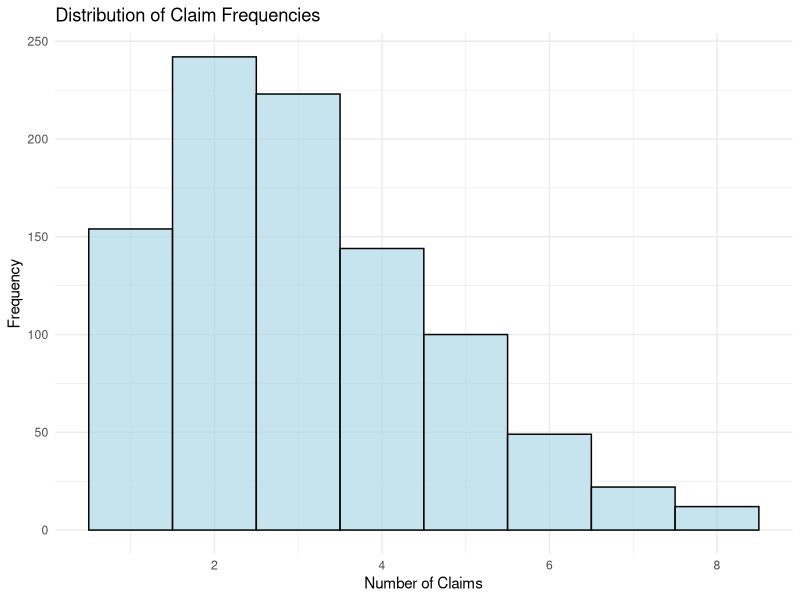
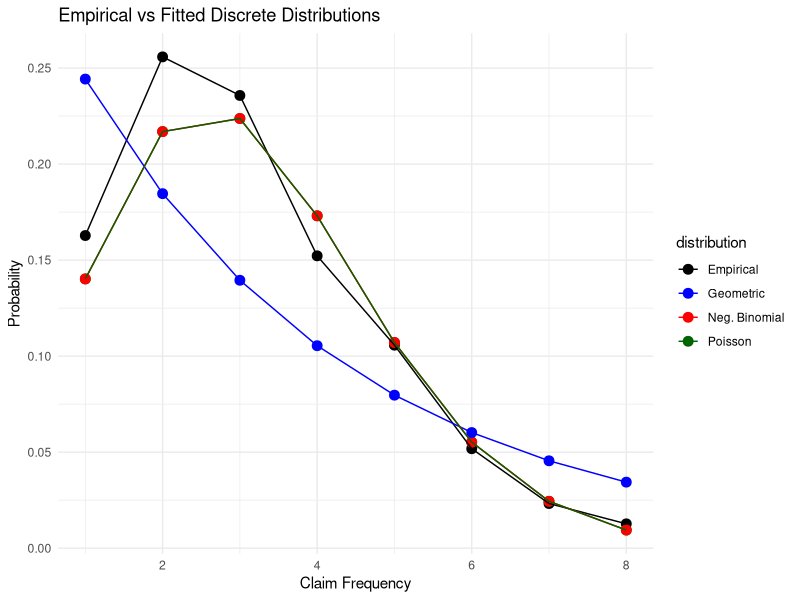
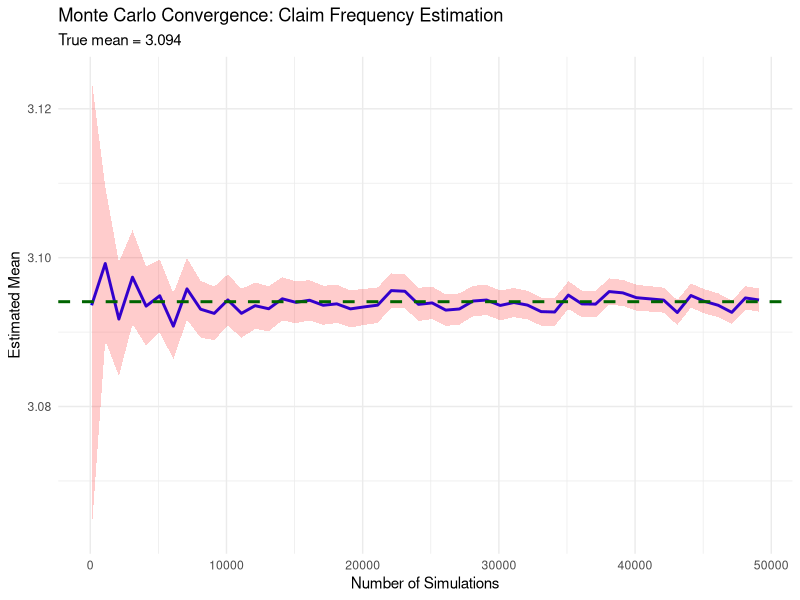

Write the R code that produced these figures, in order. (Note: this script raises an error after producing the figures.)
## ---- chunk 1
knitr::opts_chunk$set(echo = TRUE, warning = FALSE, message = FALSE, fig.width = 10, fig.height = 6)
library(fitdistrplus)
library(ggplot2)
library(knitr)
library(dplyr)
## ---- chunk 2
# Load and examine the dataset
data <- read.csv("DATA_SET_4.csv", sep = ";")
cat("Original dataset dimensions:", dim(data), "\n")
head(data) %>% kable(caption = "Sample of Raw Data")
## ---- chunk 3
# Data cleaning pipeline
data$X <- NULL  # Remove unnecessary column

# Remove policies with zero claims (no claims experience)
data <- data[data$CLM_FREQ != 0, ]

# Clean premium column
data$PREMIUM <- as.numeric(gsub(" ", "", data$PREMIUM))

# Clean claim amount columns
for (i in 1:8) {
  col_name <- paste0("CLM_AMT_", i)
  data[[col_name]] <- gsub(" ", "", data[[col_name]])
  data[[col_name]][data[[col_name]] %in% c("-", "")] <- "0"
  data[[col_name]] <- as.integer(data[[col_name]])
  data <- data[data[[col_name]] >= 0, ]
}

# Calculate total claim amounts
data$TOTAL_CLM_AMT <- rowSums(data[, paste0("CLM_AMT_", 1:8)], na.rm = TRUE)

cat("Cleaned dataset dimensions:", dim(data), "\n")
summary(data[, c("CLM_FREQ", "PREMIUM", "TOTAL_CLM_AMT")]) %>% kable(caption = "Summary Statistics")
## ---- chunk 4
# Visualize claim frequency distribution
ggplot(data, aes(x = CLM_FREQ)) +
  geom_histogram(binwidth = 1, fill = "lightblue", color = "black", alpha = 0.7) +
  labs(title = "Distribution of Claim Frequencies",
       x = "Number of Claims", y = "Frequency") +
  theme_minimal()
## ---- chunk 5
# Fit discrete distributions to claim frequency
fit_poisson <- fitdist(data$CLM_FREQ, "pois", method = "mle")
fit_nbinom <- fitdist(data$CLM_FREQ, "nbinom", method = "mle")
fit_geom <- fitdist(data$CLM_FREQ, "geom", method = "mle")

# Compare model fits
fit_list <- list(Poisson = fit_poisson, 
                 NegBinomial = fit_nbinom,
                 Geometric = fit_geom)

gof <- gofstat(fit_list)

# Create comparison table
comparison_table <- data.frame(
  AIC = round(gof$aic, 2),
  Chi_Squared = round(gof$chisq, 2)
) %>% arrange(AIC)

kable(comparison_table, caption = "Model Comparison for Claim Frequency")
## ---- chunk 6
# Visualize fitted vs empirical distributions
obs_counts <- table(data$CLM_FREQ)
obs_probs <- obs_counts / sum(obs_counts)
x_vals <- as.integer(names(obs_counts))

# Calculate fitted probabilities
pois_probs <- dpois(x_vals, lambda = fit_poisson$estimate)
nbinom_probs <- dnbinom(x_vals, size = fit_nbinom$estimate["size"],
                        mu = fit_nbinom$estimate["mu"])
geom_probs <- dgeom(x_vals - 1, prob = fit_geom$estimate)

# Create visualization
plot_data <- data.frame(
  x = rep(x_vals, 4),
  probability = c(obs_probs, pois_probs, nbinom_probs, geom_probs),
  distribution = rep(c("Empirical", "Poisson", "Neg. Binomial", "Geometric"), 
                     each = length(x_vals))
)

ggplot(plot_data, aes(x = x, y = probability, color = distribution)) +
  geom_point(size = 3) + geom_line() +
  labs(title = "Empirical vs Fitted Discrete Distributions",
       x = "Claim Frequency", y = "Probability") +
  theme_minimal() +
  scale_color_manual(values = c("black", "blue", "red", "darkgreen"))
## ---- chunk 7
set.seed(2025)

# Standard Monte Carlo estimation
observed_mean <- mean(data$CLM_FREQ)

plot_monte_carlo <- function(max_simulations = 50000, step = 1000, sample_size = 100) {
  results <- data.frame(Simulation = integer(), Estimator = numeric(), 
                        Lower_CI = numeric(), Upper_CI = numeric())
  
  for (num_sims in seq(100, max_simulations, by = step)) {
    sims <- replicate(num_sims, mean(rpois(sample_size, lambda = observed_mean)))
    
    mean_est <- mean(sims)
    sd_est <- sd(sims)
    alpha <- 0.05
    z_value <- qnorm(1 - alpha/2)
    lower_ci <- mean_est - z_value * (sd_est / sqrt(num_sims))
    upper_ci <- mean_est + z_value * (sd_est / sqrt(num_sims))
    
    results <- rbind(results, data.frame(
      Simulation = num_sims, Estimator = mean_est,
      Lower_CI = lower_ci, Upper_CI = upper_ci
    ))
  }
  
  return(list(results = results, final_variance = var(sims), final_estimate = mean(sims)))
}

mc_standard <- plot_monte_carlo()

# Visualization
ggplot(mc_standard$results, aes(x = Simulation)) +
  geom_line(aes(y = Estimator), color = "blue", size = 1) +
  geom_ribbon(aes(ymin = Lower_CI, ymax = Upper_CI), alpha = 0.2, fill = "red") +
  geom_hline(yintercept = observed_mean, linetype = "dashed", 
             color = "darkgreen", size = 1) +
  labs(title = "Monte Carlo Convergence: Claim Frequency Estimation",
       subtitle = paste("True mean =", round(observed_mean, 3)),
       x = "Number of Simulations", y = "Estimated Mean") +
  theme_minimal()
## ---- chunk 8
set.seed(2025)
# Antithetic variates for variance reduction

sample_size <- 100
num_simulations <- 50000
anthitetic_sim <- replicate(num_simulations, {
      u <- runif(sample_size)
      x1 <- qpois(u, lambda = observed_mean)
      x2 <- qpois(1 - u, lambda = observed_mean)
      mean(c(x1, x2))
    })

mc_antithetic_results <- mc_antithetic()

# Compare variance reduction effectiveness
variance_comparison <- data.frame(
  Method = c("Standard MC", "Antithetic Variates"),
  Estimate = c(mc_standard$final_estimate, mean(anthitetic_sim)),
  Variance = c(mc_standard$final_variance, var(anthitetic_sim))
)

kable(variance_comparison, digits = 6, 
      caption = "Variance Reduction Comparison")
## ---- chunk 9
# Extract individual claim amounts (severity data)
selected_columns <- data[, paste0("CLM_AMT_", 1:8)]
severity_matrix <- as.matrix(selected_columns)
severity_vector <- as.vector(severity_matrix)
severity_vector <- severity_vector[severity_vector > 0]

# Visualize severity distribution
ggplot(data.frame(severity = severity_vector), aes(x = severity)) +
  geom_histogram(bins = 50, fill = "lightcoral", alpha = 0.7) +
  labs(title = "Distribution of Claim Severities",
       x = "Claim Amount", y = "Frequency") +
  theme_minimal()
## ---- chunk 10
# Fit continuous distributions to claim severity
fit_exp <- fitdist(severity_vector, "exp", method = "mle")
fit_gamma <- fitdist(severity_vector, "gamma", method = "mle")
fit_lnorm <- fitdist(severity_vector, "lnorm", method = "mle")
fit_norm <- fitdist(severity_vector, "norm", method = "mle")

# Density comparison plot
denscomp(
  list(fit_exp, fit_gamma, fit_lnorm, fit_norm),
  legendtext = c("Exponential", "Gamma", "Lognormal", "Normal"),
  main = "Density Comparison: Claim Severity Models",
  fitlwd = 2
)
## ---- chunk 11
# Goodness-of-fit comparison
gof_severity <- gofstat(
  list(fit_exp, fit_gamma, fit_lnorm, fit_norm),
  fitnames = c("Exponential", "Gamma", "Lognormal", "Normal")
)

severity_results <- data.frame(

  AIC = c(fit_exp$aic, fit_gamma$aic, fit_lnorm$aic, fit_norm$aic),
  KS_Statistic = gof_severity$ks
) %>% arrange(KS_Statistic)

kable(severity_results, digits = 2, 
      caption = "Model Comparison for Claim Severity")
## ---- chunk 12
# Stratified sampling for variance reduction
set.seed(2025)
mean_norm <- fit_norm$estimate["mean"]
sd_norm <- fit_norm$estimate["sd"]

sample_size <- 100
num_simulations <- 10000

# Standard Monte Carlo
sims_standard <- replicate(num_simulations, {
  x <- rnorm(sample_size, mean = mean_norm, sd = sd_norm)
  mean(x)
})

# Stratified sampling
sims_stratified <- replicate(num_simulations, {
  u <- (1:sample_size - runif(sample_size)) / sample_size
  x <- qnorm(u, mean = mean_norm, sd = sd_norm)
  mean(x)
})

# Compare results
severity_mc_results <- data.frame(
  Method = c("Standard MC", "Stratified Sampling"),
  Estimate = c(mean(sims_standard), mean(sims_stratified)),
  Variance = c(var(sims_standard), var(sims_stratified))
)


kable(severity_mc_results, digits = 6, 
      caption = "Severity Estimation: Variance Reduction Results")
## ---- chunk 13
# Compound Poisson model: S = X₁ + X₂ + ... + Xₙ where N ~ Poisson(λ)
set.seed(2025)
n_simulations <- 10000
risk_premiums <- numeric(n_simulations)

for (i in 1:n_simulations) {
  n_claims <- rpois(1, lambda = observed_mean)  # Frequency
  if (n_claims > 0) {
    claim_amounts <- rnorm(n_claims, mean = mean_norm, sd = sd_norm)
    risk_premiums[i] <- sum(claim_amounts)
  } else {
    risk_premiums[i] <- 0
  }
}

# Visualize risk premium distribution
ggplot(data.frame(premium = risk_premiums), aes(x = premium)) +
  geom_histogram(bins = 50, fill = "lightgreen", alpha = 0.7) +
  labs(title = "Simulated Risk Premium Distribution",
       x = "Total Claim Amount", y = "Frequency") +
  theme_minimal()

# Compare simulated vs empirical
risk_comparison <- data.frame(
  Metric = c("Simulated Risk Premium", "Empirical Risk Premium", "Average Premium Paid"),
  Value = c(mean(risk_premiums), mean(data$TOTAL_CLM_AMT), mean(data$PREMIUM))
)

kable(risk_comparison, digits = 2, 
      caption = "Risk Premium Comparison")
## ---- chunk 14
# Calculate 99.5th percentile VaR
confidence_level <- 0.995
var_99_5 <- quantile(risk_premiums, confidence_level)

cat("99.5% Value-at-Risk:", round(var_99_5, 2), "\n")
cat("This represents the economic capital needed to cover claims 99.5% of the time.\n")
cat("Probability of ruin:", (1 - confidence_level) * 100, "%\n")

# Visualize VaR
ggplot(data.frame(premium = risk_premiums), aes(x = premium)) +
  geom_histogram(bins = 50, fill = "lightblue", alpha = 0.7) +
  geom_vline(xintercept = var_99_5, color = "red", linetype = "dashed", size = 1) +
  labs(title = "Risk Premium Distribution with 99.5% VaR",
       x = "Total Claim Amount", y = "Frequency",
       subtitle = paste("VaR₉₉.₅% =", round(var_99_5, 2))) +
  theme_minimal()
## ---- chunk 15
combined_ratio <- mean(data$TOTAL_CLM_AMT) / mean(data$PREMIUM)

cat("Combined Ratio:", round(combined_ratio, 3), "\n")

if (combined_ratio > 1) {
  cat("Result: Reinsurance is recommended (Combined Ratio > 1)\n")
  cat("Claims exceed premiums by", round((combined_ratio - 1) * 100, 1), "%\n")
} else {
  cat("Result: No reinsurance needed (Combined Ratio ≤ 1)\n")
}

# Reinsurance threshold analysis
admin_cost_rate <- 0.10  # 10% administrative costs
admin_costs <- admin_cost_rate * mean(data$PREMIUM)

sorted_claims <- sort(data$TOTAL_CLM_AMT)
combined_ratios <- (sorted_claims + admin_costs) / mean(data$PREMIUM)

reinsurance_threshold <- sorted_claims[which(combined_ratios > 1)[1]]

cat("\nRecommended reinsurance threshold (including 10% admin costs):", 
    round(reinsurance_threshold, 2), "\n")
